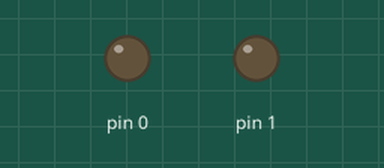
Recording of a sketch running on a simulated Arduino Uno, built with avr-gcc and run on an emulated ATmega328P. Shown: output pins drawn as LEDs (lit = HIGH).

Above: at 1.0 s.
At 6.17 s:
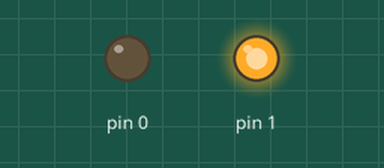
At 10.27 s:
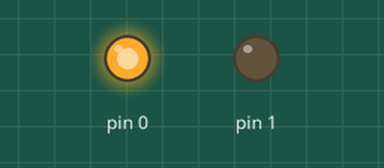
Timing chart, 0 to 10.7 s (numbered marks = the images above):
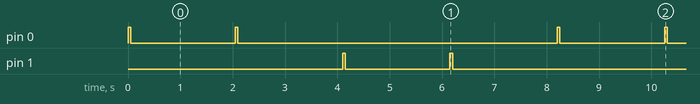

Measured:
- by itself, pin 0, pin 1: repeats every 8.2 s: LOW 2.0 s, HIGH 0.05 s, LOW 6.1 s, HIGH 0.05 s
- by itself, everything shown: repeats every 8.2 s, in 8 steps

The sketch:

RecipMotorTest.ino
```cpp
void setup()
{
  pinMode(0, OUTPUT);
  pinMode(1, OUTPUT);
}

void loop()
{
  digitalWrite(0, HIGH);
  delay(50);
  digitalWrite(0, LOW);
  delay(2000);

  digitalWrite(0, HIGH);
  delay(50);
  digitalWrite(0, LOW);
  delay(2000);

  digitalWrite(1, HIGH);
  delay(50);
  digitalWrite(1, LOW);
  delay(2000);

  digitalWrite(1, HIGH);
  delay(50);
  digitalWrite(1, LOW);
  delay(2000);
}
```
